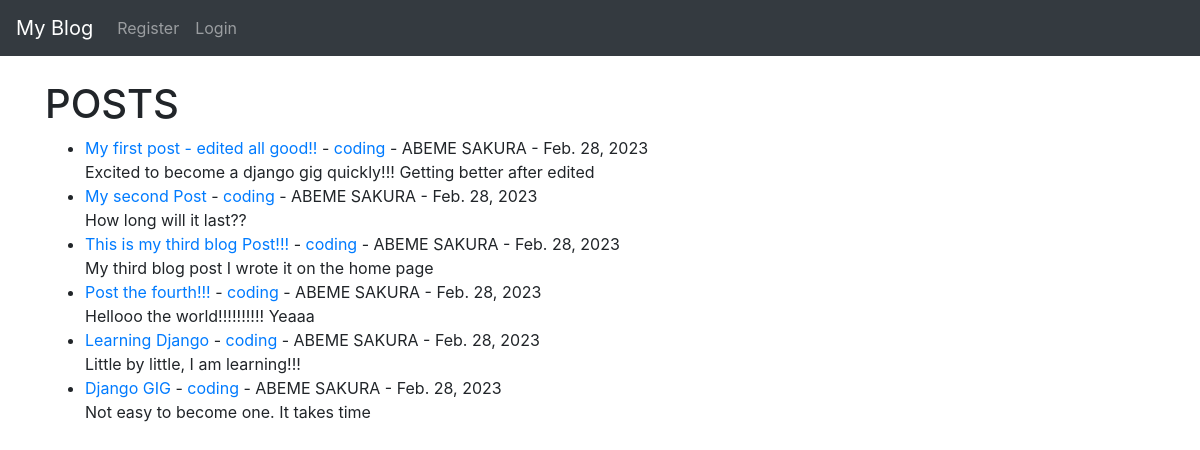
The app's page /, older data.
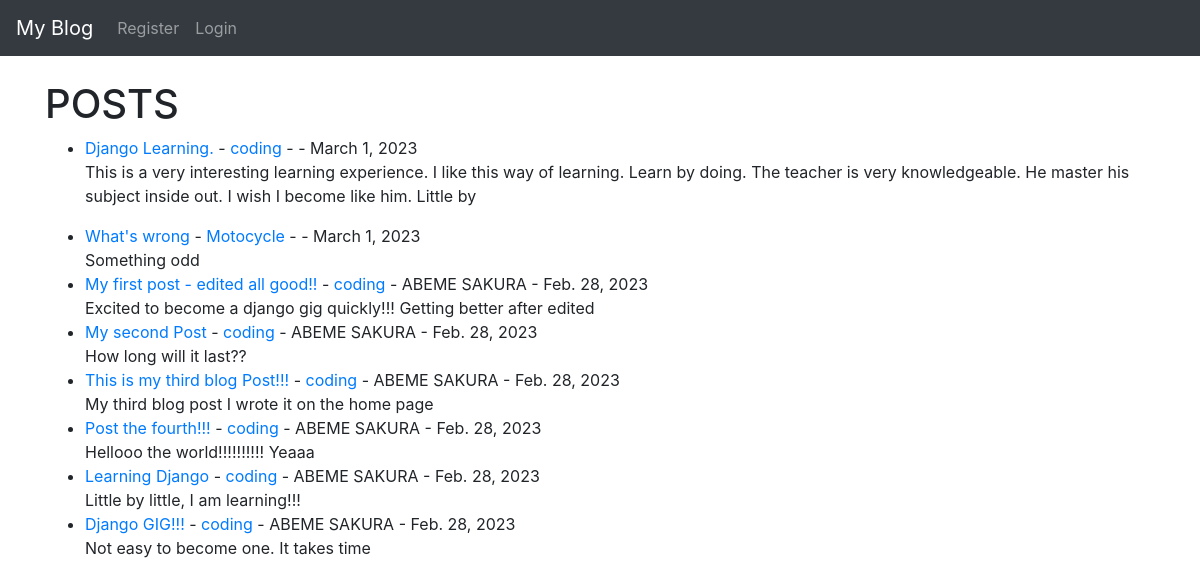
The same page, newer data.
### sakurablog/models.py (models this page shows, shortened)
class Post(models.Model):
    title = models.CharField(max_length=255)
    title_tag = models.CharField(max_length=255)
    author = models.ForeignKey(User,on_delete=models.CASCADE)
    body = models.TextField()
    post_date = models.DateField(auto_now_add=True)
    category = models.CharField(max_length=255, default='coding')

### sakurablog/views.py (the view)
# urls.py: path('',HomeView.as_view(),name="home"),
class HomeView(ListView):
    model = Post
    template_name = 'home.html'
    ordering = ['-post_date']

### sakurablog/templates/home.html (shortened to what this page needs)
  {% extends 'base.html' %}
  {% block content %}
<h1>POSTS</h1>
<ul>
{% for post in object_list %}
<li><a href="{% url 'article-detail' post.pk %}">{{ post.title}}</a> - <a href="{% url 'category' post.category %}">{{ post.category}}</a> - {{post.author.first_name}} {{ post.author.last_name}} - {{ post.post_date }} <br/>
  {{ post.body|slice:":200"|safe }}</li>
{% endfor %}
</ul>
  {% endblock %}

### sakurablog/templates/base.html (shortened to what this page needs)
<!doctype html>
<html lang="en">
  <head>
    <link rel="stylesheet" href="https://cdn.jsdelivr.net/npm/bootstrap@4.6.2/dist/css/bootstrap.min.css">
  </head>
  <body>
          <nav class="navbar navbar-expand-lg navbar-dark bg-dark">
		  <a class="navbar-brand" href="{% url 'home' %}">My Blog</a>
  <div class="collapse navbar-collapse" id="navbarSupportedContent">
    <ul class="navbar-nav mr-auto">
      {% if user.is_authenticated %}
        <li class="nav-item">
              <a class="nav-link" href="{% url 'add_post' %}">Add Post</a>
        </li>
	<li class="nav-item">
              <a class="nav-link" href="{% url 'add_category' %}">Add Category</a>
        </li>
	<li class="nav-item">
              <a class="nav-link" href="{% url 'logout' %}">Logout</a>
        </li>
      {% else %}
        <li class="nav-item">
              <a class="nav-link" href="{% url 'register' %}">Register</a>
        </li>
        <li class="nav-item">
              <a class="nav-link" href="{% url 'login' %}">Login</a>
        </li>
      {% endif %}
    </ul>
  </div>
</nav>
	  <br/>
          <div class="container">
	   {% block content %}
	   {% endblock %}
          </div>
  </body>
</html>

Row changes from the older to the newer data that the page shows:
added Post: title "Django Learning.", category "coding", post_date "March 1, 2023", body "This is a very interesting learning experience. I like this way of learning. Learn by doing. The teacher is very knowledgeable. He master his subject inside out. I wish I become like him. Little by"
added Post: title "What's wrong", category "Motocycle", post_date "March 1, 2023", body "Something odd"
changed Post "Not easy to become one. It takes time": title "Django GIG" → "Django GIG!!!"
